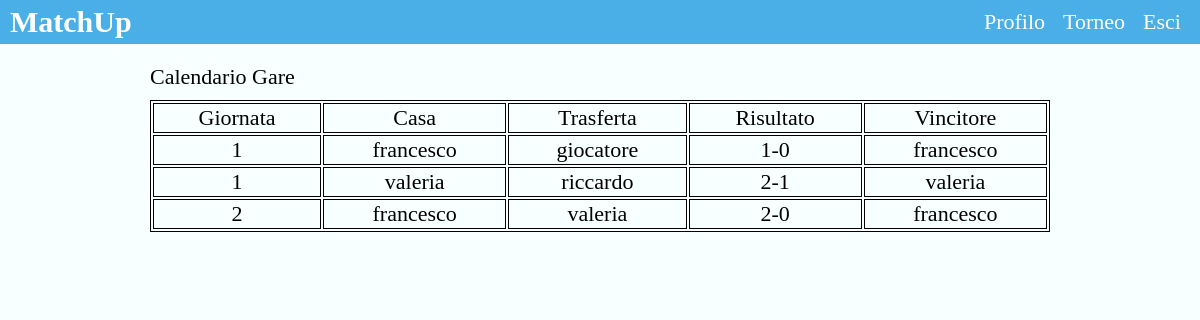
Screenshot of /match.php?tournament=17 with the database file from the repository.
### tables this page shows
CREATE TABLE IF NOT EXISTS `Gara` (
  `ID` int(11) NOT NULL,
  `casa` varchar(255) NOT NULL,
  `trasferta` varchar(255) NOT NULL,
  `giornata` int(11) NOT NULL,
  `torneo` int(11) NOT NULL,
  `risultato` varchar(255) DEFAULT NULL,
  `vincitore` varchar(255) DEFAULT NULL
);

### classes/MUTournaments.class.php (called while the page is built, shortened)
<?php
	class MUTournaments
	{
		private $database;
		function __construct()
		{
			require_once 'include/MYSQL.class.php';
			$this->database = new MYSQL(DB_HOSTNAME, DB_USERNAME, DB_PASSWORD, DB_DATABASE);
			$this->database->connect();
		}
        function getType($tournament)
        {
            $tournament = $this->database->sqlInjection($tournament);
            $query = "SELECT tipo FROM Torneo WHERE ID='$tournament'";
            $this->database->query($query);
            if($this->database->queryOk())
            {
                return $this->database->fetchAssoc()["tipo"];
            }
            else
            {
                return false;
            }
        }
	}
?>

### classes/include/MYSQL.class.php (called while the page is built, shortened)
<?php
	class MYSQL{
		private $connection;
		private $host;
		private $username;
		private $password;
		private $database;
		private $result;
		function __construct($host, $username, $password, $database){
			$this->host = $host;
			$this->username = $username;
			$this->password = $password;
			$this->database = $database;
		}
		function connect(){
			$this->connection = @mysqli_connect($this->host, $this->username, $this->password, $this->database);
		}
		function queryOk(){
			if($this->result){
				return true;
			} else {
				return false;
			}
		}
		function query($query){
			$this->result = @mysqli_query($this->connection, $query);
			return $this->result;
		}
		function sqlInjection($item){
			$item = @mysqli_real_escape_string($this->connection, $item);
			return $item;
		}
		function fetchAssoc(){
			$row = @mysqli_fetch_assoc($this->result);
			return $row;
		}
		function resultsInArray(){
			$array = array();
			while($row = @mysqli_fetch_assoc($this->result)){
				$array[] = $row;
			}
			return $array;
		}
	}
?>

### classes/MUMatch.class.php (called while the page is built, shortened)
<?php
 class MUMatch
 {
     private $database;
     function __construct()
     {
         require_once 'include/MYSQL.class.php';
         $this->database = new MYSQL(DB_HOSTNAME, DB_USERNAME, DB_PASSWORD, DB_DATABASE);
         $this->database->connect();
     }
     function getAllMatchesFromTournament($tournament_id)
     {
         $tournament_id = $this->database->sqlInjection($tournament_id);
         $query = "SELECT * FROM Gara WHERE torneo = $tournament_id ORDER BY giornata ASC";
         $this->database->query($query);
         if($this->database->queryOk())
         {
             return $this->database->resultsInArray();
         }
         else
         {
             return false;
         }
     }
 }
 ?>

### match.php (the view, shortened to what this page needs)
<?php
 $match = new MUMatch();
 if(isset($_POST["submit"]))
 {
    $match->createMatches($_POST["tournament_id"], $_POST["tournament_type"]);
    $allMatches = $match->getAllMatchesFromTournament($_POST["tournament_id"]);
 }
 else if(isset($_POST["free"]))
 {
     $score = $_POST["score"];
     $points = $_POST["points"];
     $id = $_POST["id"];
     $match->updateFreeTournament($_GET["tournament"], $score, $points, $id);
 }
 else
 {
    $allMatches = $match->getAllMatchesFromTournament($_GET["tournament"]);
 }
 ?>
 <!DOCTYPE html>
 <html>
 <head>
     <link rel="stylesheet" type="text/css" href="css/style.css" />
 </head>
 <body>
     <div class="header">
		<div class="content_left"><b>MatchUp</b></div>
		<div class="content_right">
			<ul>
				<li><a href="home.php">Profilo</a></li>
				<li><a href="tournaments.php">Torneo</a></li>
				<li><a href="logout.php">Esci</a></li>
			</ul>
		</div>
	</div>
    <div class="content">
       Calendario Gare
       <?php
       if($_SESSION["ruolo"] === "organizzatore" && $_GET["tipo"] === "libero")
       {
           $allMatches = $match->getAllMatchesFromFreeTournament($_GET["tournament"]);
            echo "<br /><br />";
            ?>
                <table class="table">
                 <tr><td class='td'>
                        Giornata
                    </td><td class='td'>
                        Utente
                    </td><td class='td'>
                        Risultato
                    </td><td class='td'>
                        Punti
                    </td><td class='td'>
                        Aggiorna
                    </td></tr>
            <?php
            for($i = 0; $i < count($allMatches); $i++)
            {
                echo "<tr>";
                echo "<td class='td'>";
                echo $allMatches[$i]["giornata"];
                echo "</td>";
                echo "<td class='td'>";
                echo $allMatches[$i]["utente"];
                echo "</td>";
                echo "<td class='td'>";
                echo "<form method='POST'>";
                echo "<input type='hidden' name='id' value='".$allMatches[$i]["ID"]."' />";
                echo "<input type='text' placeholder='inserisci risultato per giocatore' name='score' value='".$allMatches[$i]["risultato"]."' />";
                echo "</td>";
                echo "<td class='td'>";
                echo "<input type='text' placeholder='inserisci punti' name='points' value='".$allMatches[$i]["punti"]."' />";
                echo "</td>";
                echo "<td class='td'>";
                echo "<input type='submit' name='free' value='Aggiorna' />";
                echo "</form>";
                echo "</td>";
                echo "</tr>";
            }
            echo "</table>";
            ?>
            <table class="table">
                <tr>
                    <td class="td">Iscritti</td>
                    <td class="td">Giornata</td>
                    <td class="td">Azione</td>
                </tr>
            <?php
            $registration = new MURegistration();
            $users = $registration->getUserNotApproved($_GET["tournament"]);
            echo "<form action='create_free_tournament.php' method='POST'>";
            for($i = 0; $i < count($users); $i++)
            {
                echo "<tr><td class='td'>";
                echo "<input type='checkbox' name='players[]' value='".$users[$i]["utente"]."'/>".$users[$i]["utente"];
                if($i == 0)
                {
                    echo "</td>";
                    echo "<td class='td'>";
                    echo "<input type='hidden' name='tournament_id' value='".$_GET["tournament"]."' />";
                    echo "<input type='text' name='day' placeholder='giornata' />";
                    echo "</td><td class='td'>";
                    echo "<input type='submit' name='submit' value='Crea Gara' />";
                    echo "</td>";
                }
                echo "</td></tr>";
            }
            echo "</form>";
            echo "</table>";
       }
       else
       {
           ?>
          <table class="table">
            <?php
                $tournament = new MUTournaments();
                $type = $tournament->getType($_GET["tournament"]);
                if($type === "libero")
                {
                ?>
                <tr><td class='td'>
                        Giornata
                    </td><td class='td'>
                        Casa
                    </td><td class='td'>
                        Risultato
                    </td><td class='td'>
                        Punti
                    </td></tr>
                <?php
                    $allMatches = $match->getAllMatchesFromFreeTournament($_GET["tournament"]);
                    for($i = 0; $i < count($allMatches); $i++)
                    {
                        echo "<tr><td class='td'>".$allMatches[$i]["giornata"]."</td>";
                        echo "<td class='td'>".$allMatches[$i]["utente"]."</td>";
                        echo "<td class='td'>".$allMatches[$i]["risultato"]."</td>";
                        echo "<td class='td'>".$allMatches[$i]["punti"]."</td>";
                    }
                }
                else
                {
                    ?>
                    <tr><td class='td'>
                        Giornata
                    </td><td class='td'>
                        Casa
                    </td><td class='td'>
                        Trasferta
                    </td><td class='td'>
                        Risultato
                    </td><td class='td'>
                        Vincitore
                    </td></tr>
                    <?php
                    for($i = 0; $i < count($allMatches); $i++)
                    {
                        echo "<tr><td class='td'>".$allMatches[$i]["giornata"]."</td>";
                        echo "<td class='td'>".$allMatches[$i]["casa"]."</td>";
                        echo "<td class='td'>".$allMatches[$i]["trasferta"]."</td>";
                        echo "<td class='td'>".$allMatches[$i]["risultato"]."</td>";
                        echo "<td class='td'>".$allMatches[$i]["vincitore"]."</td></tr>";
                    }
                }
                echo "</table>";
       }
       ?>
    </div>
 </body>
 </html>

### css/style.css (style rules this page uses)
html, body { margin: 0px; padding: 0px; font-size: 22px; background-color: #f7ffff; }
.header { background-color: #4aaee7; padding: 5px; }
.content_left { float: left; margin-left: 5px; font-size: 30px; color: #ffffff; }
.content_right { float: right; margin-right: 5px; }
.content_right ul { list-style: none; margin: auto; padding: 0px; }
.content_right ul li { float: left; margin-left: 4px; margin-right: 4px; margin-top: 4px; }
.content_right ul li a { text-decoration: none; color: #ffffff; padding: 5px; border-radius: 5px; }
.content { width: 75%; margin: auto; margin-top: 20px; }
a { color: #4aaee7; text-decoration: none; }
.table { width: 100%; margin-top: 10px; border: 1px solid #000000; margin-bottom: 20px; }
.td { border: 1px solid #000000; text-align: center; }

### rows the page displays
gara: giornata "1", casa "francesco", trasferta "giocatore", risultato "1-0", vincitore "francesco"
gara: giornata "1", casa "valeria", trasferta "riccardo", risultato "2-1", vincitore "valeria"
gara: giornata "2", casa "francesco", trasferta "valeria", risultato "2-0", vincitore "francesco"
